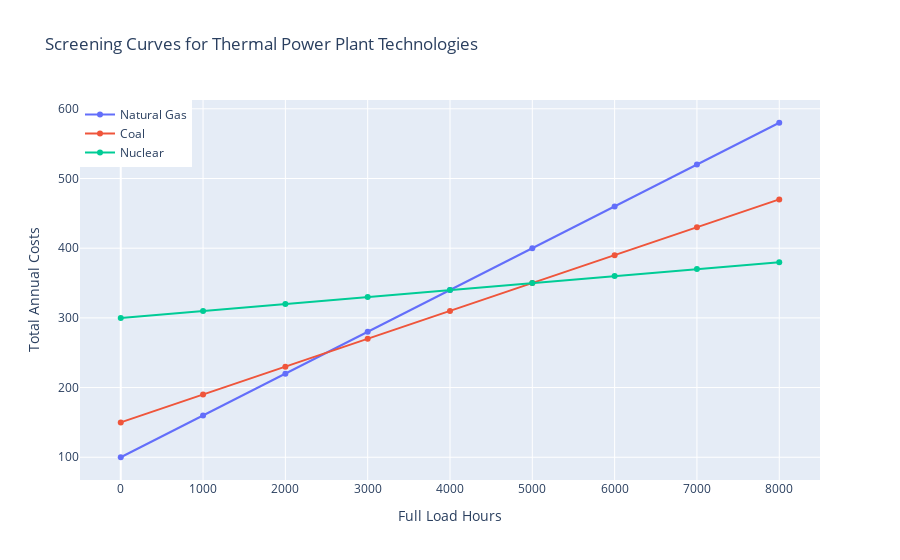

The code cell stored with this chart in its notebook:
### Markdown cell above
We can now combine this load duration curve with a screening curve, which is simply a plot of the total (investment + fuel) cost of different generation technologies as a function of the number of hours the technologies are used. Consider the example below:

### Code cell
import plotly.graph_objects as go

# Data for different thermal power plant technologies
full_load_hours = [i for i in range(0, 8001, 1000)]  # 0 to 8000 in increments of 1000

# Linear equation for total annual cost based on run hours
def calculate_costs(run_hours, intercept, slope):
    return [intercept + slope * hours for hours in run_hours]

# Parameters for each technology
natural_gas_intercept = 100
natural_gas_slope = 0.06

coal_intercept = 150
coal_slope = 0.04

nuclear_intercept = 300
nuclear_slope = 0.01

# Calculate total annual costs for each technology
natural_gas_costs = calculate_costs(full_load_hours, natural_gas_intercept, natural_gas_slope)
coal_costs = calculate_costs(full_load_hours, coal_intercept, coal_slope)
nuclear_costs = calculate_costs(full_load_hours, nuclear_intercept, nuclear_slope)

# Create traces for each technology
trace_gas = go.Scatter(x=full_load_hours, y=natural_gas_costs, mode='lines+markers', name='Natural Gas')
trace_coal = go.Scatter(x=full_load_hours, y=coal_costs, mode='lines+markers', name='Coal')
trace_nuclear = go.Scatter(x=full_load_hours, y=nuclear_costs, mode='lines+markers', name='Nuclear')

# Create layout
layout = go.Layout(
    title='Screening Curves for Thermal Power Plant Technologies',
    xaxis=dict(title='Full Load Hours'),
    yaxis=dict(title='Total Annual Costs'),
    legend=dict(x=0, y=1),
)

# Create figure
fig = go.Figure(data=[trace_gas, trace_coal, trace_nuclear], layout=layout)
fig

### Figure 1 — Plotly figure (JSON) as saved in the notebook; plotly's stock layout.template omitted (floating-point values rounded to 4 significant figures)
{"data": [{"mode": "lines+markers", "name": "Natural Gas", "type": "scatter", "x": [0, 1000, 2000, 3000, 4000, 5000, 6000, 7000, 8000], "y": [100, 160, 220, 280, 340, 400, 460, 520, 580]}, {"mode": "lines+markers", "name": "Coal", "type": "scatter", "x": [0, 1000, 2000, 3000, 4000, 5000, 6000, 7000, 8000], "y": [150, 190, 230, 270, 310, 350, 390, 430, 470]}, {"mode": "lines+markers", "name": "Nuclear", "type": "scatter", "x": [0, 1000, 2000, 3000, 4000, 5000, 6000, 7000, 8000], "y": [300, 310, 320, 330, 340, 350, 360, 370, 380]}], "layout": {"legend": {"x": 0, "y": 1}, "title": {"text": "Screening Curves for Thermal Power Plant Technologies"}, "xaxis": {"title": {"text": "Full Load Hours"}}, "yaxis": {"title": {"text": "Total Annual Costs"}}}}
